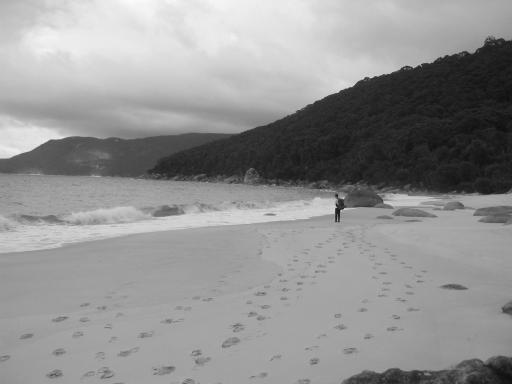
#> input picture left.jpg, 512 x 384 px
$ jupyter execute Image_Stitching.ipynb
#> lines starting #> are read from the running program, lines starting #| are printed output that depends on the picture; after the words box and inside, x2 and y2 are one past the last pixel; in counts of white or black regions, pixels touching at a corner belong together; long printed decimals are rounded
[cell 1]
import numpy as np
import cv2
from matplotlib import pyplot as plt
from matplotlib.pyplot import figure

# Task 1: Draw test points on left image

[cell 2]
# Show results below:
img_L = cv2.imread('left.jpg')
#> img_L is the input picture: shape (384, 512, 3); min 12, max 251, mean 146
coord = np.array([[338,197,1],[468,290,1],[253,170,1],[263,256,1],[242,136,1]])
print(coord)

for i in range(len(coord)):
    h, w = coord[i][0], coord[i][1]
    cv2.drawMarker(img_L, (h,w),(255,0,0),markerType=cv2.MARKER_CROSS
    ,markerSize=10, thickness=2, line_type=cv2.LINE_AA)
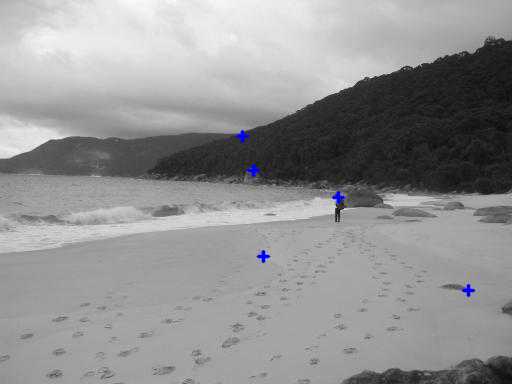
#> img_L: shape (384, 512, 3); 0.27% of pixels changed, all inside (x1, y1, x2, y2) = (235, 130, 476, 298)

figure(figsize=(12,10))
plt.imshow(img_L)
# Demonstrate your understanding by answering the question below.
# What makes a coordinate homogenous ?

# A homogenenous coordinate is a coordinate system that algebraically treats all points in the projective plane
# equally. A coordinate is homogenous if x = ax where a ~= 0 and it can be used to represent points at infinity
# with a finite coordinates. For example if we have a matrix x = [5 10] in euclidean plane and the homogenous
# coordinate of this is x = [5 10 1], so we add another dimension in our matrix. The points at infinity of our matrix
# will be equal to x = [5 10 0], this is a point at infinity because with this matrix if we want to go back to
# the euclidean coordinate, we would divide everything with the last element which is zero and any value divided
# by zero is equal to infinity

# Task 2: Use homography to find right image points

[cell 3]
# Show results below:
img_R = cv2.imread('right.jpg')
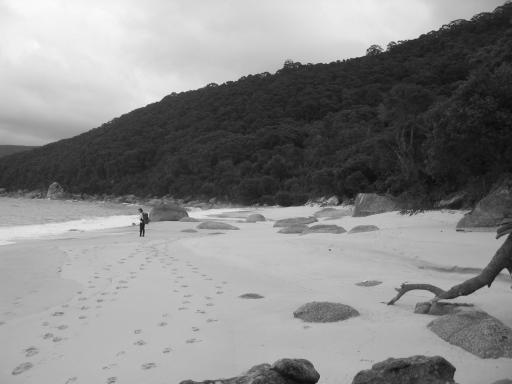
#> input picture right.jpg, 512 x 384 px
#> img_R is the input picture: shape (384, 512, 3); min 9, max 250, mean 135.9

H = np.array([[1.6010, -0.0300, -317.9341], [0.1279, 1.5325, -22.5847], [0.0007, 0, 1.2865]])
xr = np.dot(H, np.transpose(coord))
xr = np.transpose(xr)

for i in range(len(xr)):
    xr[i][0] = xr[i][0] / xr[i][2]
    xr[i][1] = xr[i][1] / xr[i][2]
    xr[i][2] = xr[i][2] / xr[i][2]


for i in range(len(xr)):

    h, w = int(xr[i][0]), int(xr[i][1])
    cv2.drawMarker(img_R, (h,w),(255,0,0),markerType=cv2.MARKER_CROSS
    ,markerSize=10, thickness=2, line_type=cv2.LINE_AA)
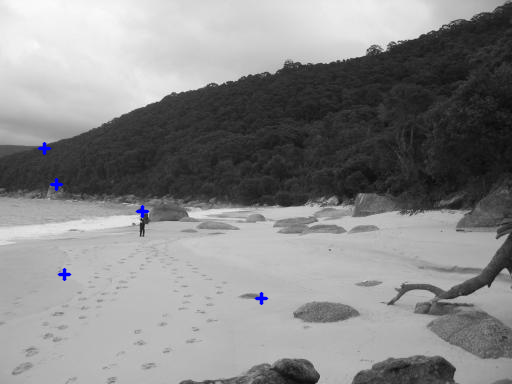
#> img_R: shape (384, 512, 3); 0.27% of pixels changed, all inside (x1, y1, x2, y2) = (37, 142, 269, 306)

print(xr)

figure(figsize=(12,10))
plt.imshow(img_R)

# Demonstrate your understanding by answering the question below.
# How do you reverse a homography operation ?

# We can reverse the homography operation by dividing our array with the last element and this will make our extra
# dimension equals to 1 for each channel. Then we can just delete the last element or the added dimension in our
# array. So for example we have a homogenous coordinates equal to x = [6, 12, 3] after dividing we'll get
# x = [2, 4, 1] and the last step is deleting the extra dimension, which will give us x = [2, 4].
# This is our coordinates in the euclidean plane.

# Task 3: Billinear interpolation to the right image

[cell 4]
def interp(im,x,y): # a function to interpolate the image pixel value at coordinates x,y
    # this is all the intensity of the 4 points surrounding the current pixel location
    x1 = int(np.floor(x))
    x2 = int(np.ceil(x))
    y1 = int(np.floor(y))
    y2 = int(np.ceil(y))
    Q11 = im[x1,y1,0]
    Q12 = im[x1,y2,0]
    Q21 = im[x2,y1,0]
    Q22 = im[x2,y2,0]
    # x-direction
    R1 = Q11 * ((x2-x)/(x2-x1)) + Q21 * ((x-x1)/(x2-x1))
    R2 = Q12 * ((x2-x)/(x2-x1)) + Q22 * ((x-x1)/(x2-x1))
    # y-direction
    result = R1 * ((y2-y)/(y2-y1)) + R2 * ((y-y1)/(y2-y1))

    return result

# Print test results for test points below
img_L = cv2.imread('left.jpg')
img_R = cv2.imread('right.jpg')

test_points = []

for i in range(len(xr)):
    test_points.append(interp(img_R, xr[i][1], xr[i][0]))
#> this loop made 5 passes
#> (x1 in interp, x2 in interp, y1 in interp, y2 in interp, Q11 in interp, Q12 in interp, Q21 in interp, Q22 in interp) on passes 1 to 5: (211, 212, 142, 143, 80, 154, 114, 116), (298, 299, 261, 262, 168, 177, 186, 186), (184, 185, 56, 57, 77, 80, 88, 50), (274, 275, 64, 65, 187, 187, 185, 185), (148, 149, 44, 45, 58, 58, 49, 49)
#> after the loop, test_points = [118.5, 180.1, 83.51, 186.4, 49.88]

print(test_points)
#| [118.522, 180.053, 83.515, 186.417, 49.878]
# Demonstrate your understanding by answering the question below.
# Explain why we need bilinear interpolation ?

# The bilinear interpolation is used to resample the images and the textures that comes with it. So to find the
# pixel location we use homography and to get the intensity of the pixel we use interpolation. It gaves a really
# good results because it measures the weighted average of the attributes of 4 surrounding pixels and apply it to the
# current pixel location. We keep on doing this with every pixel location to interpolate the right image into the
# left image.

# Task 4: Image Stitching

[cell 5]
## Add your code below (use the interp function above)
# In this task, I used the left image for width 0 to 512 of the final image and used the stitched image for
# the rest of the width of final image
img_L = cv2.imread('left.jpg')
img_R = cv2.imread('right.jpg')

final_img =  np.zeros((384,1024)) # this will be the array for the final stitched image

# For transformation we need the homography points from task 2
H = np.array([[1.6010, -0.0300, -317.9341], [0.1279, 1.5325, -22.5847], [0.0007, 0, 1.2865]])

new_coords = [] # this is used to get the coordinates that will be used in the right image
h, w, ch = img_R.shape # we use shape to get the height and width of our right image
#> h = 384; w = 512; ch = 3

for i in range(len(final_img)): # iterate through each channel
    for j in range(len(final_img[i])): # iterate through the x and y coordinates in each channel
        if j < 512: # So I fill the left part of final_img with the img_L for width 0 to 512
            final_img[i,j] = img_L[i,j,0]
        else: # After that I stitched the right image to the final_img image
            new_coords = np.matmul(H, [j,i,1]) # This the coordinates from our left image to get the
                                               # corresponding coordinates in the right image. Just
                                               # like what we did in Task 2.

            new_coords = new_coords / new_coords[-1] # making the coordinates into homogenous coordinates for example
            # x = [178 156 1] by dividing with the last element

            # After doing the operation, I got a negative value and therefore I want to ignore these coordinates
            # since it is an invalid coordinates and make the pixel value equals to zero as seen in the code below
            if new_coords[0] < 0 or new_coords[1] < 0:
                final_img[i,j] = img_L[i,j,0]
            elif 0 < new_coords[0] < (w - 1)  and 0 < new_coords[1] < (h - 1):
            # If it is a valid coordinate that exist in the right image I take the pixel value by using the
            # Bilinear Interpolation function from Task 3
                pxl = interp(img_R,new_coords[1],new_coords[0])
                final_img[i,j] = pxl
#> this loop made 384 passes
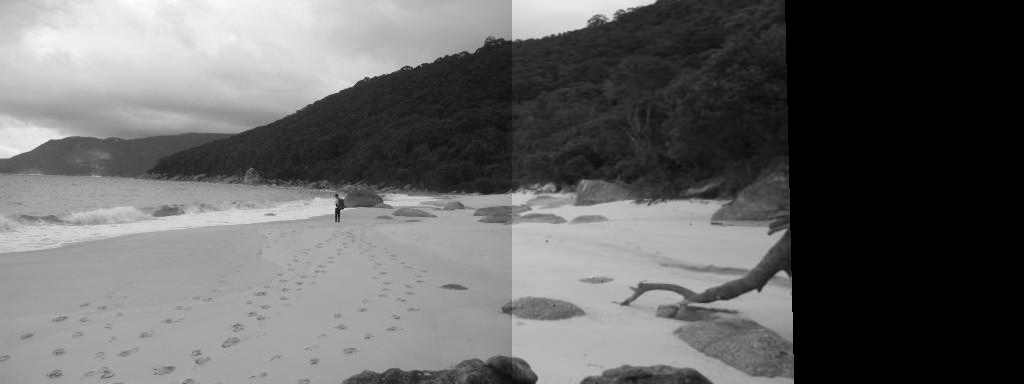
#> final_img: shape (384, 1024) float64; 0% of the values are NaN or infinite; the others: min 0, max 251, mean 99.83; drawn with min black, max white, NaN and infinite black


filename = "Stitched_img_Task4.jpg"
cv2.imwrite(filename, final_img)
#> Out = True
# I save my image into a file because if I plot the final_img directly, I got some white spots in the final_img. it
# was somehow fixed by saving it into a file, then extract and plot it


# Demonstrate your understanding by answering the question below.
# Why is there an obvious stitch in the image ?
# The stitch is still visible because the difference in brightness, texture and the contrast between the two images
# is quite large. Also, the seam is visible because the pixel intensity value of the left image and the right image
# overlap at that specific coordinates.

# Task 4 Result

[cell 6]
final_img = cv2.imread('Stitched_img_Task4.jpg')
#> final_img: shape (384, 1024, 3); min 0, max 251, mean 99.8
figure(figsize = (15,10))
plt.imshow(final_img, cmap='gray')

# Task 5: Better blending

# Removing black pixels

[cell 7]
final_img = cv2.imread('Stitched_img_Task4.jpg')

# remove_black_pixels function checks the nonzero values in the channels and delete all the zero values in the
# final_img array. I return the minimum and maximum of the nonzero values for the range of values for the final_img.
def remove_black_pixels(image):
    y_nonzero, x_nonzero, _ = np.nonzero(image)
    return image[np.min(y_nonzero):np.max(y_nonzero), np.min(x_nonzero):(np.max(x_nonzero) - 15)]
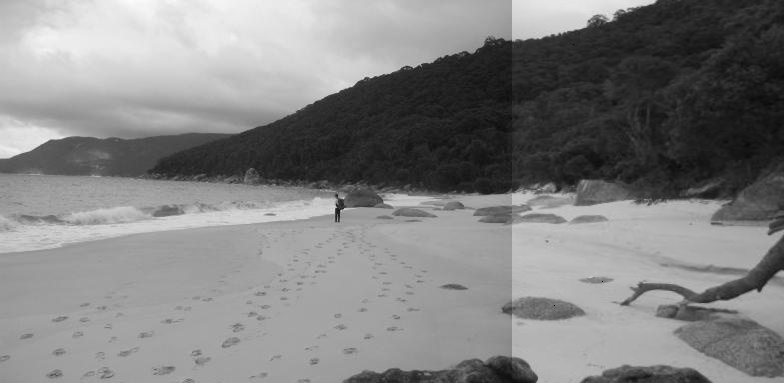
#> returned value: shape (383, 784, 3); min 0, max 251, mean 129.9

final_img = remove_black_pixels(final_img)
figure(figsize = (15,10))
plt.imshow(final_img, cmap='gray')

filename = "Stitched_img_Task4.jpg"
cv2.imwrite(filename, final_img)
#> Out = True
# Show results below:

# Adjusting Brightness

[cell 8]
def change_brightness(img, value):
    # hsv is just the image in a format where each channel shows us the shade of the colors in that specific pixel
#> called with value = 32
    hsv = cv2.cvtColor(img, cv2.COLOR_BGR2HSV)
#> hsv: shape (384, 512, 3); mean H, S, V 0, 0, 146
    h, s, v = cv2.split(hsv)
#> h: shape (384, 512); every value is 0
    v = cv2.add(v,value)
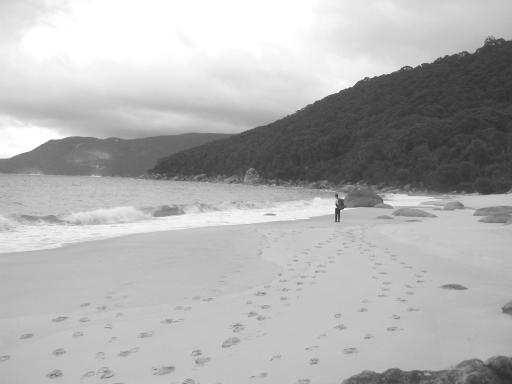
#> v: shape (384, 512); min 44, max 255, mean 177.5
    # the value from the argument is used as the factor for how much we want to reduce or increase the value
    # of the color for that pixel
    v[v > 255] = 255 # if the addition is greater than 255 we just make it into 255 since values for RGB has
                     # a maximum value of 255
    v[v < 0] = 0 # RGB values cannot be negative so if its less than that I make it to zero
    final_hsv = cv2.merge((h, s, v)) # merge the hue, saturation and the value which is the height of
#> final_hsv: shape (384, 512, 3); mean H, S, V 0, 0, 177.5
                                     # the "color cone"
    img = cv2.cvtColor(final_hsv, cv2.COLOR_HSV2BGR)
    return img

img_L = cv2.imread('left.jpg')
img_L = change_brightness(img_L, value=32) # the value is chosen by trial and error because I can see that the
                                           # left image is way darker than the right image. So I just adjust the
                                           # brightness of the left one
img_R = cv2.imread('right.jpg')


# Code Below is from Task 4
final_img =  np.zeros((384,1024))

# For transformation we need the homography points from task 2
H = np.array([[1.6010, -0.0300, -317.9341], [0.1279, 1.5325, -22.5847], [0.0007, 0, 1.2865]])

new_coords = []
h, w, ch = img_R.shape

for i in range(len(final_img)):
    for j in range(len(final_img[i])):
        if j < 512:
            final_img[i,j] = img_L[i,j,0]
        else:
            new_coords = np.matmul(H, [j,i,1])
            new_coords = new_coords / new_coords[-1]

            if new_coords[0] < 0 or new_coords[1] < 0:
                final_img[i,j] = img_L[i,j,0]
            elif 0 < new_coords[0] < (w - 1)  and 0 < new_coords[1] < (h - 1):
                pxl = interp(img_R,new_coords[1],new_coords[0])
                final_img[i,j] = pxl
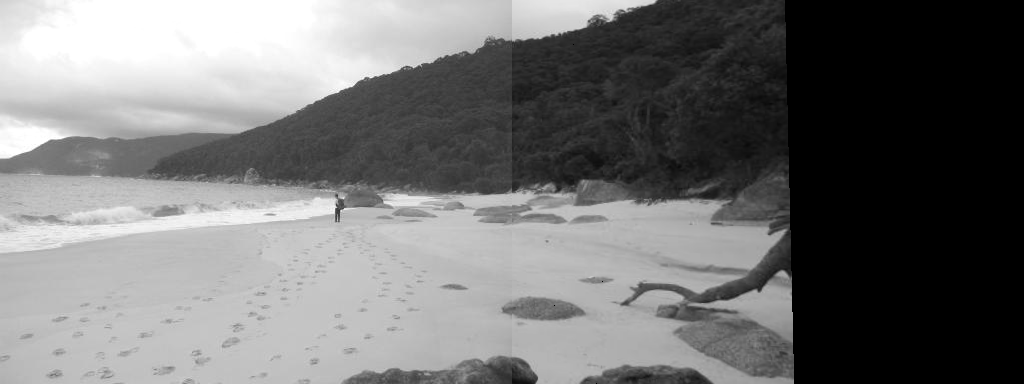
#> final_img: shape (384, 1024) float64; 0% of the values are NaN or infinite; the others: min 0, max 255, mean 115.6; drawn with min black, max white, NaN and infinite black

filename = "Task5AdjustBrightness.jpg"
cv2.imwrite(filename, final_img)
# I save my image into a file because if I plot the final_img directly, I got some white spots in the final_img. it
# was somehow fixed by saving it into a file, then extract and plot it

# Code from REMOVING BLACK PIXELS
final_img = cv2.imread('Task5AdjustBrightness.jpg')
#> final_img: shape (384, 1024, 3); min 0, max 255, mean 115.6
final_img = remove_black_pixels(final_img)
#> in remove_black_pixels (call 2), `return image[np.min(y_nonzero):np.max(y_nonzero), np.min(x_nonzero):(n..`:
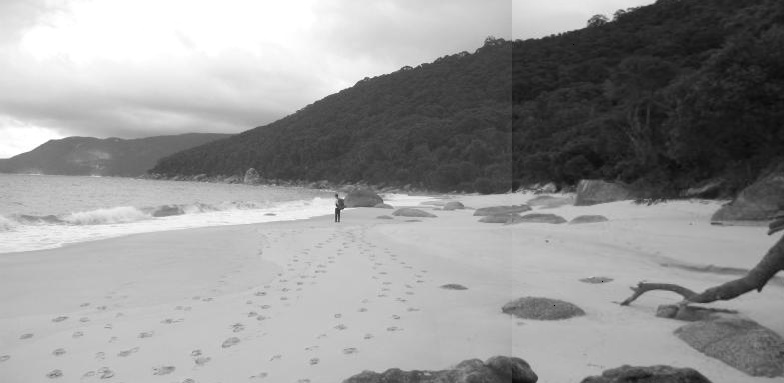
#> returned value: shape (383, 784, 3); min 0, max 255, mean 150.4

cv2.imwrite(filename, final_img)
#> Out = True

# Result after brightness has been adjusted

[cell 9]
figure(figsize = (15,10))
plt.imshow(final_img, cmap='gray')

# Adding Gaussian Blur

[cell 10]
for i in range(len(final_img)):
    for j in range(len(final_img[i])):
        if j > 462 and j < 562:
            # I applied the gaussian blur in between the width where the seam is visible to reduce
            # the visibility of the seam itself.
            temp = cv2.GaussianBlur(final_img[i][j],(5,5),cv2.BORDER_DEFAULT)
            temp = np.transpose(temp)
            final_img[i][j] = temp
